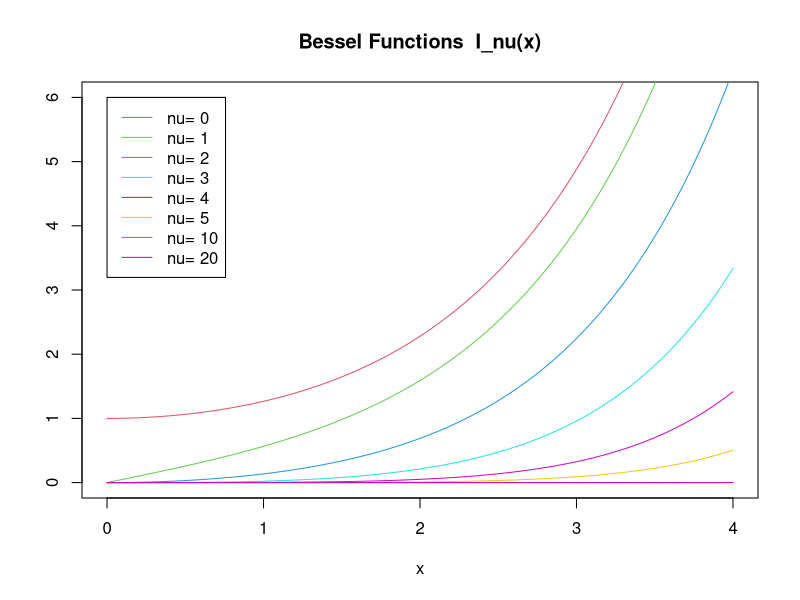
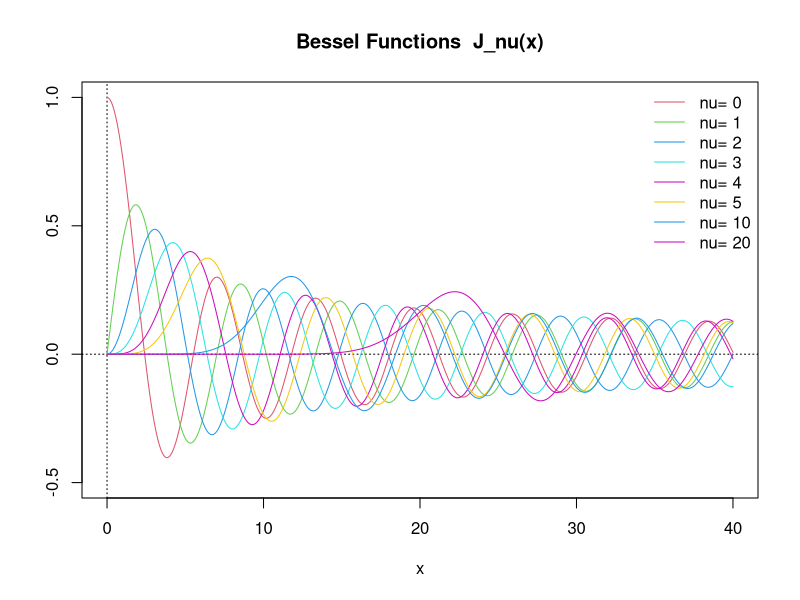
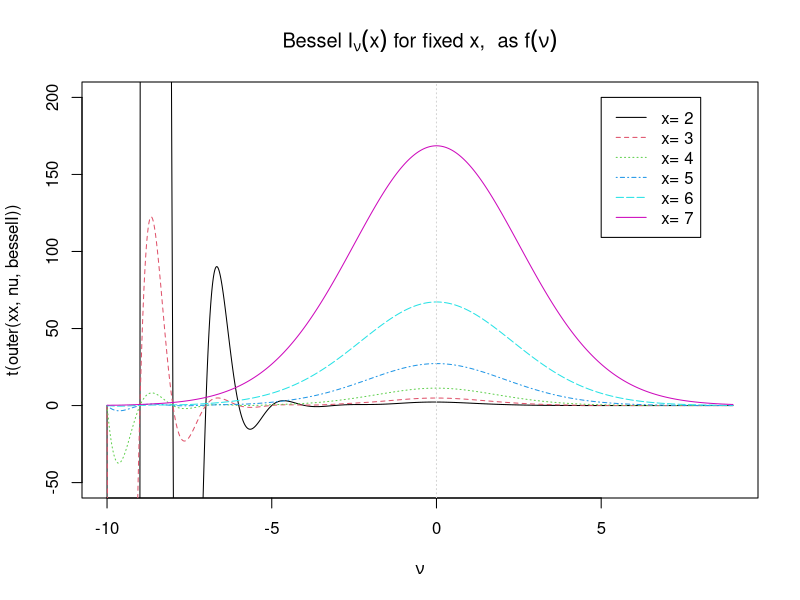
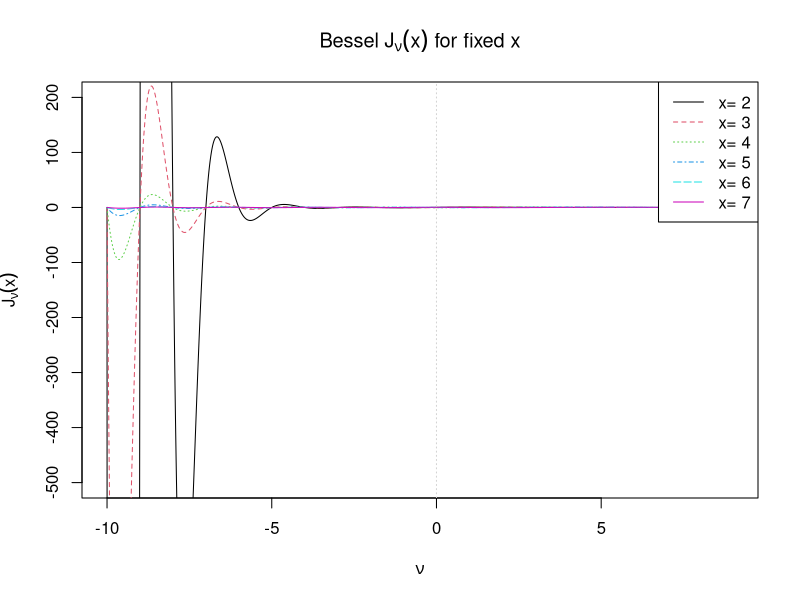
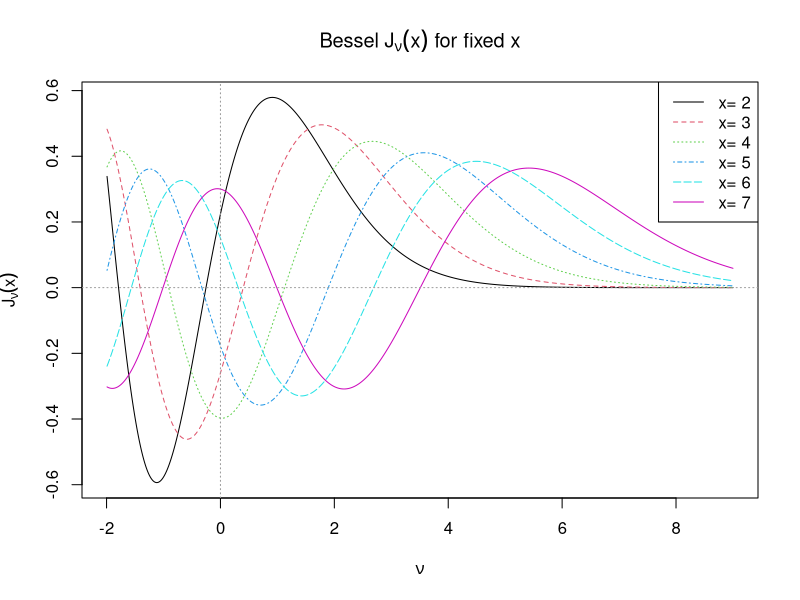
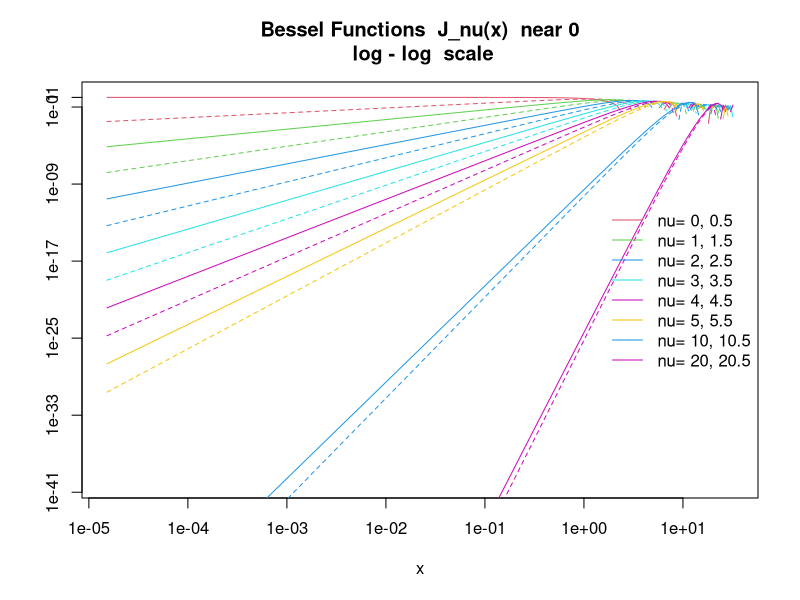
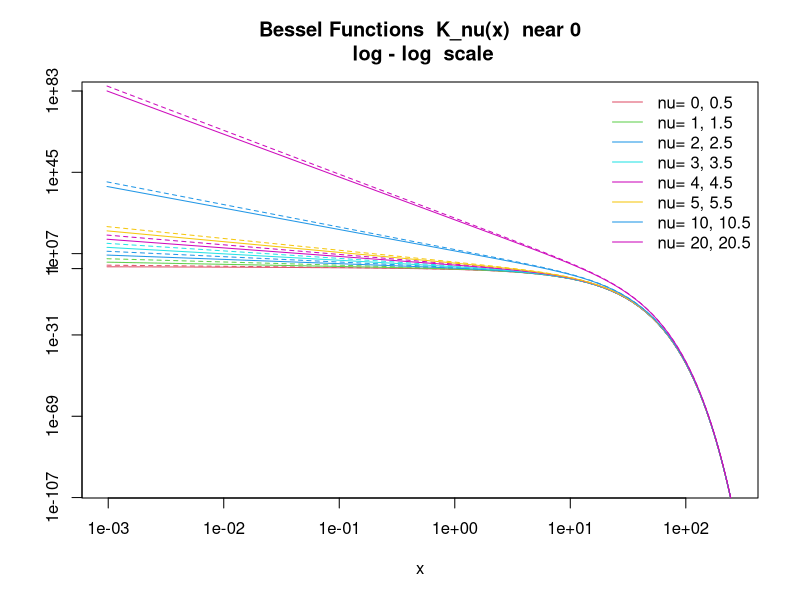
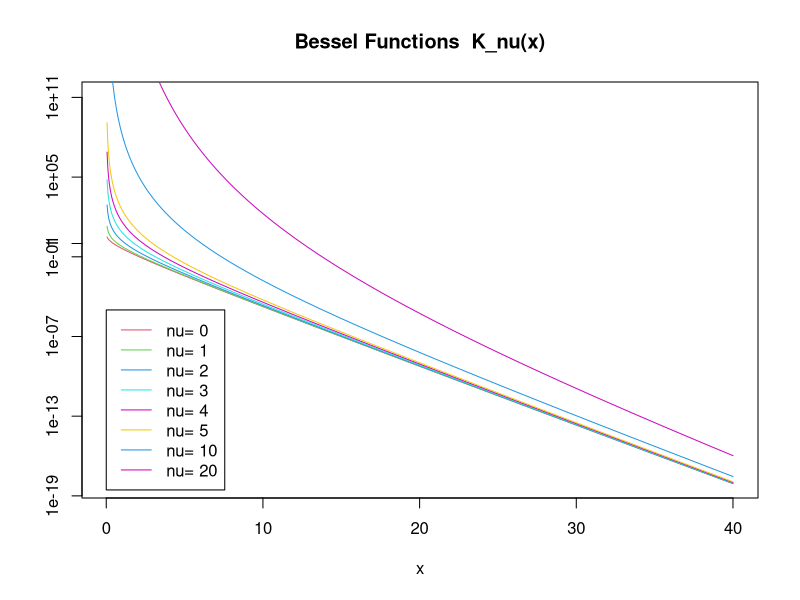

Generate these figures, in order, with R: (Note: this script raises an error after producing the figures.)
# bessel functions
nus <- c(0:5, 10, 20)

x <- seq(0, 4, length.out = 501)
plot(x, x, ylim = c(0, 6), ylab = "", type = "n",
     main = "Bessel Functions  I_nu(x)")
for(nu in nus) lines(x, besselI(x, nu = nu), col = nu + 2)
legend(0, 6, legend = paste("nu=", nus), col = nus + 2, lwd = 1)

x <- seq(0, 40, length.out = 801); yl <- c(-.5, 1)
plot(x, x, ylim = yl, ylab = "", type = "n",
     main = "Bessel Functions  J_nu(x)")
abline(h=0, v=0, lty=3)
for(nu in nus) lines(x, besselJ(x, nu = nu), col = nu + 2)
legend("topright", legend = paste("nu=", nus), col = nus + 2, lwd = 1, bty="n")

## Negative nu's --------------------------------------------------
xx <- 2:7
nu <- seq(-10, 9, length.out = 2001)
## --- I() --- --- --- ---
matplot(nu, t(outer(xx, nu, besselI)), type = "l", ylim = c(-50, 200),
        main = expression(paste("Bessel ", I[nu](x), " for fixed ", x,
                                ",  as ", f(nu))),
        xlab = expression(nu))
abline(v = 0, col = "light gray", lty = 3)
legend(5, 200, legend = paste("x=", xx), col=seq(xx), lty=1:5)

## --- J() --- --- --- ---
bJ <- t(outer(xx, nu, besselJ))
matplot(nu, bJ, type = "l", ylim = c(-500, 200),
        xlab = quote(nu), ylab = quote(J[nu](x)),
        main = expression(paste("Bessel ", J[nu](x), " for fixed ", x)))
abline(v = 0, col = "light gray", lty = 3)
legend("topright", legend = paste("x=", xx), col=seq(xx), lty=1:5)

## ZOOM into right part:
matplot(nu[nu > -2], bJ[nu > -2,], type = "l",
        xlab = quote(nu), ylab = quote(J[nu](x)),
        main = expression(paste("Bessel ", J[nu](x), " for fixed ", x)))
abline(h=0, v = 0, col = "gray60", lty = 3)
legend("topright", legend = paste("x=", xx), col=seq(xx), lty=1:5)


##---------------  x --> 0  -----------------------------
x0 <- 2^seq(-16, 5, length.out=256)
plot(range(x0), c(1e-40, 1), log = "xy", xlab = "x", ylab = "", type = "n",
     main = "Bessel Functions  J_nu(x)  near 0\n log - log  scale") ; axis(2, at=1)
for(nu in sort(c(nus, nus+0.5)))
  lines(x0, besselJ(x0, nu = nu), col = nu + 2, lty= 1+ (nu%%1 > 0))
legend("right", legend = paste("nu=", paste(nus, nus+0.5, sep=", ")),
       col = nus + 2, lwd = 1, bty="n")

x0 <- 2^seq(-10, 8, length.out=256)
plot(range(x0), 10^c(-100, 80), log = "xy", xlab = "x", ylab = "", type = "n",
     main = "Bessel Functions  K_nu(x)  near 0\n log - log  scale") ; axis(2, at=1)
for(nu in sort(c(nus, nus+0.5)))
  lines(x0, besselK(x0, nu = nu), col = nu + 2, lty= 1+ (nu%%1 > 0))
legend("topright", legend = paste("nu=", paste(nus, nus + 0.5, sep = ", ")),
       col = nus + 2, lwd = 1, bty="n")

x <- x[x > 0]
plot(x, x, ylim = c(1e-18, 1e11), log = "y", ylab = "", type = "n",
     main = "Bessel Functions  K_nu(x)"); axis(2, at=1)
for(nu in nus) lines(x, besselK(x, nu = nu), col = nu + 2)
legend(0, 1e-5, legend=paste("nu=", nus), col = nus + 2, lwd = 1)

yl <- c(-1.6, .6)
plot(x, x, ylim = yl, ylab = "", type = "n",
     main = "Bessel Functions  Y_nu(x)")
for(nu in nus){
  xx <- x[x > .6*nu]
  lines(xx, besselY(xx, nu=nu), col = nu+2)
}
legend(25, -.5, legend = paste("nu=", nus), col = nus+2, lwd = 1)

## negative nu in bessel_Y -- was bogus for a long time
curve(besselY(x, -0.1), 0, 10, ylim = c(-3,1), ylab = "")
for(nu in c(seq(-0.2, -2, by = -0.1)))
  curve(besselY(x, nu), add = TRUE)
title(expression(besselY(x, nu) * "   " *
                   {nu == list(-0.1, -0.2, ..., -2)}))

# animation done in python

## Matern spline default range
gp <- gam(site ~ s(lon, lat , bs="gp", k=50) + dem + temp + rain + 
            distance_water + frostdays + sunhours + tpi + slope + as.factor(aspect), 
          family = binomial, 
          data = evidence)  

vis.gam(gp, view = c("lon", "lat"))

gp2 <- gam(site ~ s(lon, lat , bs="gp", k=50) + dem + temp + rain + 
             s(distance_water) + frostdays + sunhours + tpi + slope, 
           family = binomial, 
           data = evidence)  
vis.gam(gp2, view = c("lon", "lat"))
plot(gp2)
draw(gp2)
termplot(gp2)

preds <- predictors
preds$lon <- coordinates(predictors)[,1]
preds$lat <- coordinates(predictors)[,2]
test <- predict(preds, gp2, type = "response")
plot(test)

# Low rank Gaussian process smooths
# 
# Gaussian process/kriging models based on simple covariance functions can be 
# written in a very similar form to thin plate and Duchon spline models (e.g. 
# Handcock, Meier, Nychka, 1994), and low rank versions produced by the eigen 
# approximation method of Wood (2003). Kammann and Wand (2003) suggest a 
# particularly simple form of the Matern covariance function with only a single 
# smoothing parameter to estimate, and this class implements this and other 
# similar models.
# 
# Usually invoked by an s(...,bs="gp") term in a gam formula. Argument m selects
# the covariance function, sets the range parameter and any power parameter. If
# m is not supplied then it defaults to NA and the covariance function 
# suggested by Kammann and Wand (2003) along with their suggested range 
# parameter is used. Otherwise m[1] between 1 and 5 selects the correlation 
# function from respectively, spherical, power exponential, and Matern with 
# kappa = 1.5, 2.5 or 3.5. m[2] if present specifies the range parameter, with
# non-positive or absent indicating that the Kammann and Wand estimate should
# be used. m[3] can be used to specify the power for the power exponential 
# which otherwise defaults to 1.
# 
# 1 spherical
# 2 power exponential
# 3 matern kappa 1.5
# 4 matern kappa 2.5
# 5 matern kappa 3.5
# k = 0.5 entspricht exponential modell
# https://stats.stackexchange.com/questions/322523/what-is-the-rationale-of-the-mat%C3%A9rn-covariance-function

